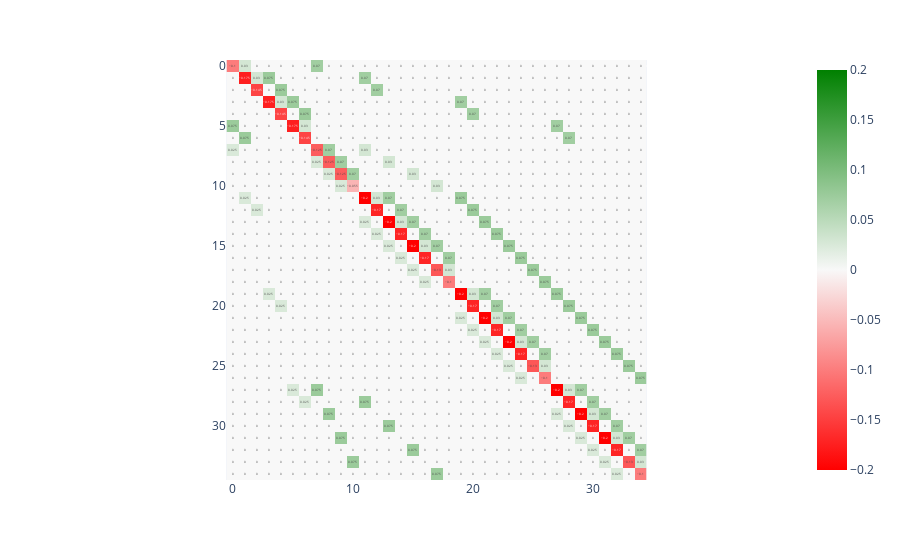

Notebook source saved alongside this figure:
### Code cell
def make_state_indices(states):
    idx = {}
    for i, state in enumerate(states):
        idx[state] = i
        idx[i] = state
    return idx

def make_transition_rate_matrix(states, state_idx):
    N = len(states)
    m = np.zeros((N, N))
    for in_state, out_states in states.items():
        in_idx = state_idx[in_state]
        for out_state, (rate, _color) in out_states.items():
            out_idx = state_idx[out_state]
            m[in_idx, out_idx] = rate
    for i in range(N):
        m[i, i] = -sum(m[i, :])
    return m

state_idx = make_state_indices(states)
transition_rate_matrix = make_transition_rate_matrix(states, state_idx)

fig = px.imshow(
    transition_rate_matrix,
    text_auto = True,
    height = 800,
    color_continuous_scale = [[0, 'red'], [0.5, '#f8f8f8'], [1, 'green']],
    color_continuous_midpoint = 0.0,
)
fig.show()

### Figure 1 — Plotly figure (JSON) as saved in the notebook; plotly's stock layout.template omitted (floating-point values rounded to 4 significant figures; data arrays with more than 128 entries replaced by an {"elided": "..."} marker saying what was removed)
{"data": [{"coloraxis": "coloraxis", "hovertemplate": "x: %{x}<br>y: %{y}<br>color: %{z}<extra></extra>", "name": "0", "texttemplate": "%{z}", "type": "heatmap", "xaxis": "x", "yaxis": "y", "z": {"elided": "35x35 float values"}}], "layout": {"autosize": true, "coloraxis": {"cmid": 0, "colorscale": [[0, "red"], [0.5, "#f8f8f8"], [1, "green"]]}, "margin": {"t": 60}, "xaxis": {"anchor": "y", "autorange": true, "constrain": "domain", "domain": [0.1038, 0.8962], "range": [-0.5, 34.5], "scaleanchor": "y"}, "yaxis": {"anchor": "x", "autorange": true, "constrain": "domain", "domain": [0, 1], "range": [34.5, -0.5]}}}
